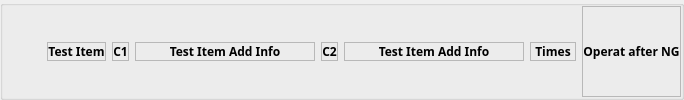
          <widget class="QGroupBox" name="groupBox_10">
           <property name="sizePolicy">
            <sizepolicy hsizetype="Preferred" vsizetype="Fixed">
             <horstretch>0</horstretch>
             <verstretch>0</verstretch>
            </sizepolicy>
           </property>
           <property name="title">
            <string/>
           </property>
           <layout class="QHBoxLayout" name="horizontalLayout_17">
            <property name="spacing">
             <number>6</number>
            </property>
            <property name="margin">
             <number>0</number>
            </property>
            <item>
             <spacer name="horizontalSpacer">
              <property name="orientation">
               <enum>Qt::Horizontal</enum>
              </property>
              <property name="sizeType">
               <enum>QSizePolicy::Fixed</enum>
              </property>
              <property name="sizeHint" stdset="0">
               <size>
                <width>44</width>
                <height>20</height>
               </size>
              </property>
             </spacer>
            </item>
            <item>
             <widget class="QLabel" name="label_27">
              <property name="sizePolicy">
               <sizepolicy hsizetype="Expanding" vsizetype="Fixed">
                <horstretch>0</horstretch>
                <verstretch>0</verstretch>
               </sizepolicy>
              </property>
              <property name="maximumSize">
               <size>
                <width>222</width>
                <height>16777215</height>
               </size>
              </property>
              <property name="font">
               <font>
                <family>Microsoft Tai Le</family>
                <weight>75</weight>
                <bold>true</bold>
               </font>
              </property>
              <property name="contextMenuPolicy">
               <enum>Qt::NoContextMenu</enum>
              </property>
              <property name="frameShape">
               <enum>QFrame::StyledPanel</enum>
              </property>
              <property name="text">
               <string>Test Item</string>
              </property>
              <property name="alignment">
               <set>Qt::AlignCenter</set>
              </property>
             </widget>
            </item>
            <item>
             <widget class="QLabel" name="channel1label">
              <property name="sizePolicy">
               <sizepolicy hsizetype="Fixed" vsizetype="Fixed">
                <horstretch>0</horstretch>
                <verstretch>0</verstretch>
               </sizepolicy>
              </property>
              <property name="maximumSize">
               <size>
                <width>222</width>
                <height>16777215</height>
               </size>
              </property>
              <property name="font">
               <font>
                <family>Microsoft Tai Le</family>
                <weight>75</weight>
                <bold>true</bold>
               </font>
              </property>
              <property name="contextMenuPolicy">
               <enum>Qt::NoContextMenu</enum>
              </property>
              <property name="frameShape">
               <enum>QFrame::StyledPanel</enum>
              </property>
              <property name="text">
               <string notr="true">C1</string>
              </property>
              <property name="alignment">
               <set>Qt::AlignCenter</set>
              </property>
             </widget>
            </item>
            <item>
             <widget class="QLabel" name="addInfo1label">
              <property name="sizePolicy">
               <sizepolicy hsizetype="Fixed" vsizetype="Fixed">
                <horstretch>0</horstretch>
                <verstretch>0</verstretch>
               </sizepolicy>
              </property>
              <property name="minimumSize">
               <size>
                <width>180</width>
                <height>0</height>
               </size>
              </property>
              <property name="maximumSize">
               <size>
                <width>180</width>
                <height>16777215</height>
               </size>
              </property>
              <property name="font">
               <font>
                <family>Microsoft Tai Le</family>
                <weight>75</weight>
                <bold>true</bold>
               </font>
              </property>
              <property name="contextMenuPolicy">
               <enum>Qt::NoContextMenu</enum>
              </property>
              <property name="frameShape">
               <enum>QFrame::StyledPanel</enum>
              </property>
              <property name="text">
               <string>Test Item Add Info</string>
              </property>
              <property name="alignment">
               <set>Qt::AlignCenter</set>
              </property>
             </widget>
            </item>
            <item>
             <widget class="QLabel" name="channel2label">
              <property name="sizePolicy">
               <sizepolicy hsizetype="Fixed" vsizetype="Fixed">
                <horstretch>0</horstretch>
                <verstretch>0</verstretch>
               </sizepolicy>
              </property>
              <property name="maximumSize">
               <size>
                <width>222</width>
                <height>16777215</height>
               </size>
              </property>
              <property name="font">
               <font>
                <family>Microsoft Tai Le</family>
                <weight>75</weight>
                <bold>true</bold>
               </font>
              </property>
              <property name="contextMenuPolicy">
               <enum>Qt::NoContextMenu</enum>
              </property>
              <property name="frameShape">
               <enum>QFrame::StyledPanel</enum>
              </property>
              <property name="text">
               <string notr="true">C2</string>
              </property>
              <property name="alignment">
               <set>Qt::AlignCenter</set>
              </property>
             </widget>
            </item>
            <item>
             <widget class="QLabel" name="addInfo2label">
              <property name="sizePolicy">
               <sizepolicy hsizetype="Fixed" vsizetype="Fixed">
                <horstretch>0</horstretch>
                <verstretch>0</verstretch>
               </sizepolicy>
              </property>
              <property name="minimumSize">
               <size>
                <width>180</width>
                <height>0</height>
               </size>
              </property>
              <property name="maximumSize">
               <size>
                <width>180</width>
                <height>16777215</height>
               </size>
              </property>
              <property name="font">
               <font>
                <family>Microsoft Tai Le</family>
                <weight>75</weight>
                <bold>true</bold>
               </font>
              </property>
              <property name="contextMenuPolicy">
               <enum>Qt::NoContextMenu</enum>
              </property>
              <property name="frameShape">
               <enum>QFrame::StyledPanel</enum>
              </property>
              <property name="text">
               <string>Test Item Add Info</string>
              </property>
              <property name="alignment">
               <set>Qt::AlignCenter</set>
              </property>
             </widget>
            </item>
            <item>
             <widget class="QLabel" name="label_23">
              <property name="sizePolicy">
               <sizepolicy hsizetype="Fixed" vsizetype="Fixed">
                <horstretch>0</horstretch>
                <verstretch>0</verstretch>
               </sizepolicy>
              </property>
              <property name="minimumSize">
               <size>
                <width>46</width>
                <height>0</height>
               </size>
              </property>
              <property name="maximumSize">
               <size>
                <width>46</width>
                <height>16777215</height>
               </size>
              </property>
              <property name="font">
               <font>
                <family>Microsoft Tai Le</family>
                <weight>75</weight>
                <bold>true</bold>
               </font>
              </property>
              <property name="contextMenuPolicy">
               <enum>Qt::NoContextMenu</enum>
              </property>
              <property name="frameShape">
               <enum>QFrame::StyledPanel</enum>
              </property>
              <property name="text">
               <string>Times</string>
              </property>
              <property name="alignment">
               <set>Qt::AlignCenter</set>
              </property>
             </widget>
            </item>
            <item>
             <widget class="QLabel" name="label_24">
              <property name="sizePolicy">
               <sizepolicy hsizetype="Expanding" vsizetype="Preferred">
                <horstretch>0</horstretch>
                <verstretch>0</verstretch>
               </sizepolicy>
              </property>
              <property name="minimumSize">
               <size>
                <width>76</width>
                <height>0</height>
               </size>
              </property>
              <property name="maximumSize">
               <size>
                <width>222</width>
                <height>16777215</height>
               </size>
              </property>
              <property name="font">
               <font>
                <family>Microsoft Tai Le</family>
                <weight>75</weight>
                <bold>true</bold>
               </font>
              </property>
              <property name="contextMenuPolicy">
               <enum>Qt::NoContextMenu</enum>
              </property>
              <property name="frameShape">
               <enum>QFrame::StyledPanel</enum>
              </property>
              <property name="text">
               <string>Operat after NG</string>
              </property>
              <property name="alignment">
               <set>Qt::AlignCenter</set>
              </property>
             </widget>
            </item>
           </layout>
          </widget>
